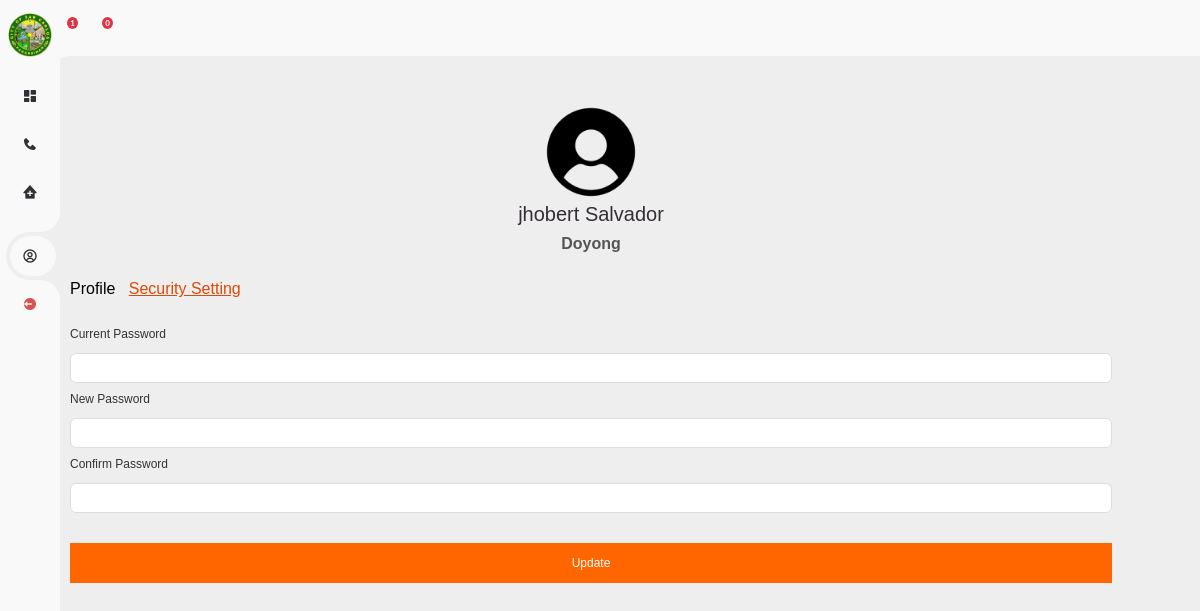
The page /security.php (signed in) on the database its author committed.
### tables this page shows
CREATE TABLE `users` (
  `id` int(11) NOT NULL,
  `valid_id` varchar(50) NOT NULL,
  `fname` varchar(150) NOT NULL,
  `lname` varchar(150) NOT NULL,
  `location` varchar(255) NOT NULL,
  `contactnum` varchar(30) NOT NULL,
  `user` varchar(100) NOT NULL,
  `pass` varchar(100) NOT NULL,
  `photo` varchar(150) NOT NULL,
  `status` varchar(30) NOT NULL
);

### includes/session.php (called while the page is built, shortened)
<?php
	include 'includes/conn.php';
	if(isset($_SESSION['user_login'])){
		$sql = "SELECT * FROM users WHERE id = '".$_SESSION['user_login']."'";
		$query = $conn->query($sql);
		$user = $query->fetch_assoc();
	}
	else{
		header('location: index.php');
		exit();
	}
?>

### security.php (the view, shortened to what this page needs)
<?php
 include 'includes/session.php';
?>
<!DOCTYPE html>
<html lang="en">
<head>
    <link rel="stylesheet" href="https://cdn.datatables.net/1.13.1/css/dataTables.bootstrap5.min.css">
	<link href='https://unpkg.com/boxicons@2.0.9/css/boxicons.min.css' rel='stylesheet'>
	<link rel="stylesheet" href="https://maxst.icons8.com/vue-static/landings/line-awesome/line-awesome/1.3.0/css/line-awesome.min.css">
    <link rel="stylesheet" href="https://cdn.jsdelivr.net/npm/bootstrap@4.6.2/dist/css/bootstrap.min.css">
</head>
<body>
	<section id="sidebar">
			<center><img src="img/scclogo.png" alt="" width="50px" height="50px" ></center>
		<ul class="side-menu top">
			<li>
				<a href="dashboard.php">
					<i class='bx bxs-dashboard' ></i>
				</a>
			</li>
			<li>
				<a href="hotlines.php">
					<i class='bx bxs-phone' ></i>
				</a>
			</li>
			<li>
				<a href="evacuation.php">
					<i class='bx bxs-clinic' ></i>
				</a>
			</li>
		</ul>
		<ul class="side-menu">
			<li class="active">
				<a href="profile.php">
					<i class='bx bx-user-circle' ></i>
				</a>
			</li>
			<li>
				<a href="logout.php" class="logout">
					<i class='bx bxs-log-out-circle' ></i>
				</a>
			</li>
		</ul>
	</section>
	<section id="content">
	<nav>
			<?php
$id = $user['id'];
$location = $conn->query("SELECT COUNT(*) as total FROM  location_admin WHERE user_id = '$id' AND status ='0'") or die(mysqli_error());
$count = $location->fetch_array();
$alert = $conn->query("SELECT COUNT(*) as total FROM  alert ") or die(mysqli_error());
$count1 = $alert->fetch_array();
?>
<a href="announcement.php?ID=<?php echo $user['id']?>" class="notification">
	<span class="badge bg-danger" id="count" style="color:white;  border-radius: 60%;position: relative;top: -10px;left: -7px;font-size: 8px;"><?php echo $count1['total']; ?></span>
</a>
<a href="notification.php" class="notification">
	<span class="badge bg-danger" id="counts" style="color:white;  border-radius: 60%;position: relative;top: -10px;left: -7px;font-size: 8px;"><?php echo $count['total']; ?></span>
</a>
		</nav>
		<main>
            <div class="table-data">
				<div class="center">
                        <div class="card-content">
                        <img src="<?php echo (!empty($user['photo'])) ? 'img/'.$user['photo'] : 'img/profile.jpg'; ?>">
                            <div class="card-info">
                                <h3><?php echo $user['fname']." ". $user['lname'];?></h3>
                                <h1><?php echo $user['location'];?></h1>
                            </div>
                        </div>
                        <div class="details">
                           <a href="profile.php">Profile</a>&nbsp;&nbsp;&nbsp;<a href="security.php" class="active">Security Setting</a>
                            <div class="content">
                            <form action="CRUD/update_profile.php?ID=<?php echo $user['id'];?>" method="post" class="form" enctype="multipart/form-data">
                                    <div class="input-box">
                                        <label>Current Password</label>
                                        <input type="password" name="old" id="pass" >
                                    </div>
                                    <div class="input-box">
                                        <label>New Password</label>
                                        <input type="password" name="new" id="pass" >
                                    </div>
                                    <div class="input-box">
                                        <label>Confirm Password</label>
                                        <input type="password" name="confirm" id="pass" >
                                    </div>
                                    <button class="save" name="pass">Update</button>
                                  </form>
                            </div>
                        </div>
				</div>
            </div>
		</main>
	</section>
</body>
</html>

### security.php (style rules this page uses)
.details a { color: #000; text-decoration:none; }
.details a.active { color: #db4a07; text-decoration:underline; }
* { margin: 0; padding: 0; box-sizing: border-box; }
a { text-decoration: none; }
li { list-style: none; }
:root { --poppins: 'Poppins', sans-serif; --lato: 'Lato', sans-serif; --light: #F9F9F9; --orange: #ff6600; --light-blue: #CFE8FF; --grey: #eee; --dark-grey: #AAAAAA; --dark: #342E37; --red: #DB504A; --yellow: #FFCE26; --light-yellow: #FFF2C6; --orange: #FD7238; --light-orange: #FFE0D3; }
html { overflow-x: hidden; }
body { background: var(--grey); overflow-x: hidden; }
#sidebar { position: fixed; top: 0; left: 0; width: 280px; height: 100%; background: var(--light); z-index: 2000; font-family: var(--lato); transition: .3s ease; overflow-x: hidden; scrollbar-width: none; }
#sidebar { width: 60px; }
#sidebar img { margin-top: 10px; margin-bottom: 10px; }
#sidebar .side-menu { width: 100%; margin-top: 2px; }
#sidebar .side-menu li { height: 48px; background: transparent; margin-left: 6px; border-radius: 48px 0 0 48px; padding: 4px; }
#sidebar .side-menu li.active { background: var(--grey); position: relative; }
#sidebar .side-menu li.active::before { content: ''; position: absolute; width: 40px; height: 40px; border-radius: 50%; top: -40px; right: 0; box-shadow: 20px 20px 0 var(--grey); z-index: -1; }
#sidebar .side-menu li.active::after { content: ''; position: absolute; width: 40px; height: 40px; border-radius: 50%; bottom: -40px; right: 0; box-shadow: 20px -20px 0 var(--grey); z-index: -1; }
#sidebar .side-menu li a { width: 100%; height: 100%; background: var(--light); display: flex; align-items: center; border-radius: 48px; font-size: 16px; color: var(--dark); white-space: nowrap; overflow-x: hidden; }
#sidebar .side-menu li a.logout { color: var(--red); }
#sidebar .side-menu li a .bx { min-width: calc(60px - ((4px + 6px) * 2)); display: flex; justify-content: center; }
#content { position: relative; width: 100%; left: 50px; transition: .3s ease; }
#content nav { height: 56px; background: var(--light); padding: 0 24px; display: flex; align-items: center; grid-gap: 24px; font-family: var(--lato); position: sticky; top: 0; left: 0; z-index: 1000; }
#content nav::before { content: ''; position: absolute; width: 40px; height: 40px; bottom: -40px; left: 0; border-radius: 50%; box-shadow: -20px -20px 0 var(--light); }
#content nav a { color: var(--dark); }
#content nav .notification { font-size: 20px; position: relative; }
#content main { width: 100%; padding: 36px 10px; font-family: var(--poppins); max-height: calc(100vh - 56px); overflow-y: auto; }
#content main .table-data { display: flex; flex-wrap: wrap; grid-gap: 24px; width: 90%; color: var(--dark); }
#content main .table-data > div { border-radius: 20px; background: transparent; padding: 10px; overflow-x: auto; }
#content main .table-data .center { flex-grow: 1; flex-basis: 500px; }
.card-content { background: transparent; box-shadow: var(--shadow); border-radius: 15px; text-align: center; }
.card-content img { width: 100px; height: 100px; border-radius: 50%; }
.card-info { margin-bottom: 1.5rem; }
.card-info h3, .card-info h1 { color: var(--color-main); font-size:20px; }
.card-info h1 { font-weight: 600; margin-top: .2rem; }
.card-info h1 { font-weight: 600; font-size: 1rem; color: #555; }
.form { margin-top: 20px; }
.form .input-box { width: 100%; margin-top: 3px; }
.input-box label { color: #333; font-size: 12px; }
.form :where(.input-box input, .select-box) { position: relative; height: 30px; width: 100%; outline: none; font-size: 12px; color: #707070; margin-top: 2px; border: 1px solid #ddd; border-radius: 6px; padding: 0 10px; }
.form button { height: 40px; width: 100%; color: #fff; font-size: 12px; font-weight: 400; margin-top: 30px; border: none; cursor: pointer; transition: all 0.2s ease; background: #ff6600; }

### rows shown on the page
users: fname "jhobert", lname "Salvador", location "Doyong"

### other values the page prints
$count1['total'] "1"
$count['total'] "0"
